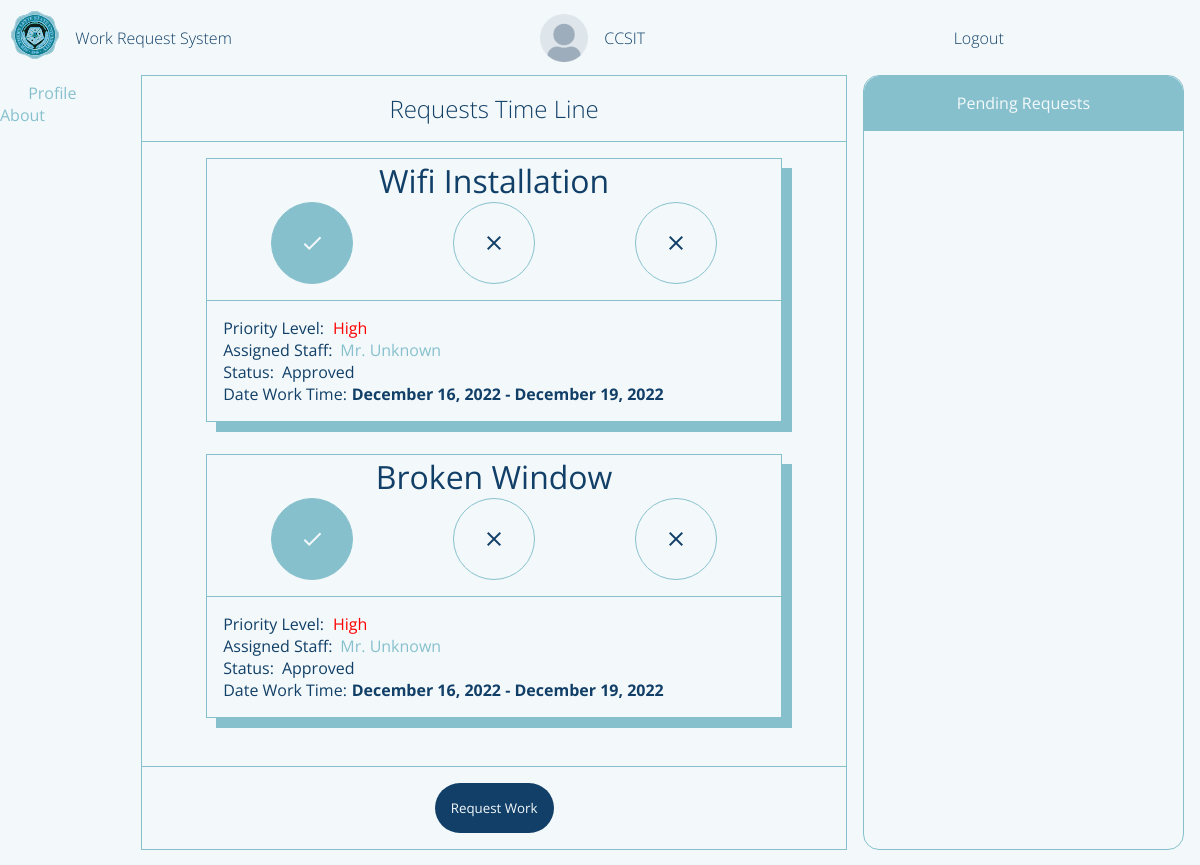
The app's page /requestorPage (signed in), older data.
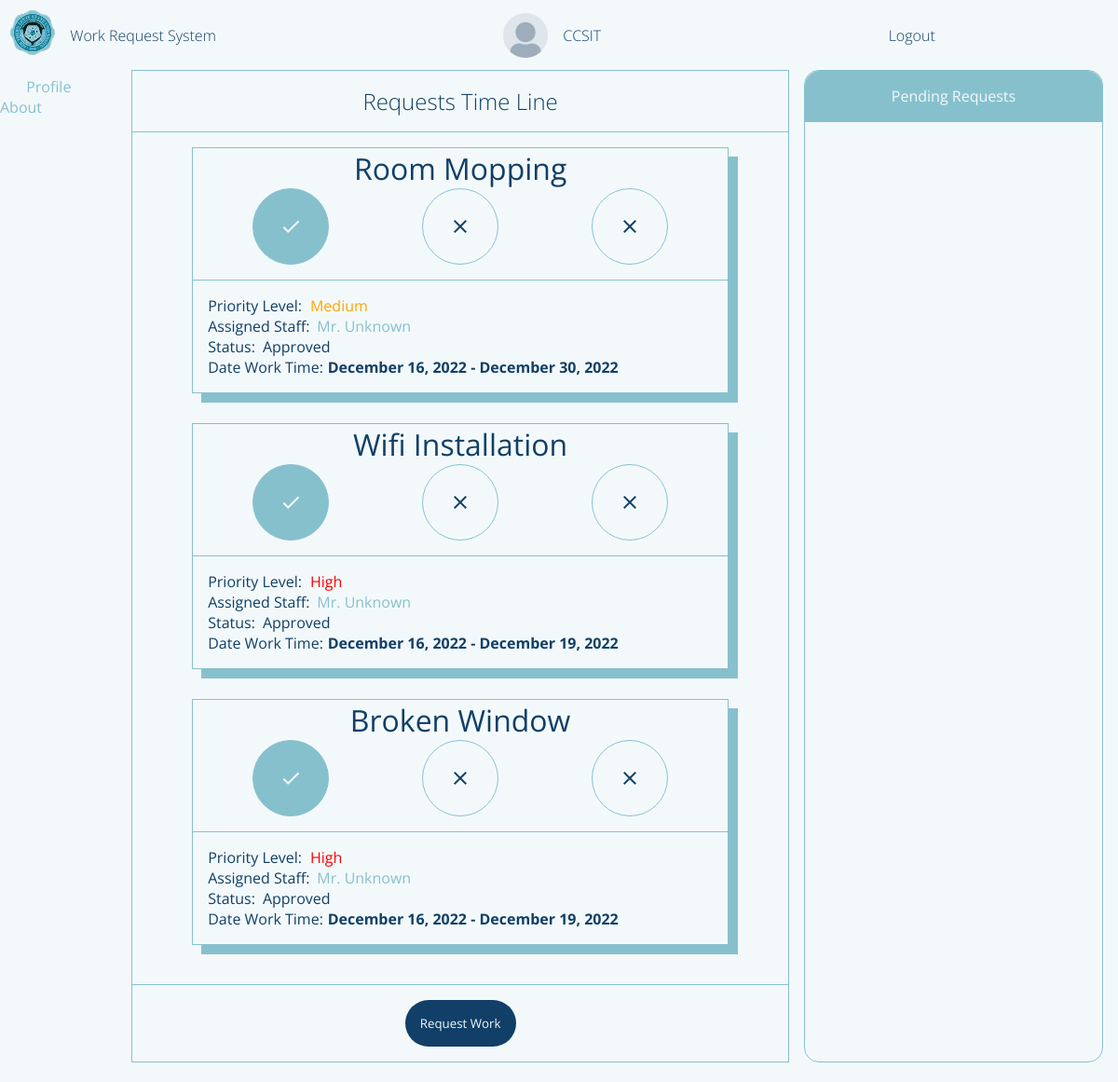
The same page, newer data.
### flaskApp/models.py (models this page shows, shortened)
class User(db.Model, UserMixin):
	__tablename__ = 'user'
	id = db.Column(db.Integer, primary_key=True)
	userName = db.Column(db.String(20), unique=True, nullable=False)
	userType = db.Column(db.String(20), default='Admin')
	passWord = db.Column(db.String(60), nullable=False)
	profilePicture = db.Column(db.String(60), default='dafault.png')
	requestForm = db.relationship('UserRequestForm', backref='user')
	userStaffExtension = db.relationship('StaffExtension', backref='staffExtension', uselist=False)

class UserRequestForm(db.Model):
	__tablename__ = 'userRequestForm'
	id = db.Column(db.Integer, primary_key=True)
	requestorName = db.Column(db.String(500), nullable=False)
	requestTitle = db.Column(db.String(500), nullable=False)
	requestedWork = db.Column(db.String(500), nullable=False)
	roomNumber = db.Column(db.String(20), nullable=False)
	avilabilityOfMaterials = db.Column(db.String(10), nullable=False)
	priorityLevel = db.Column(db.Integer, default=0) # change this to integer in the future 0 - pending 1 - high 2 - medium 3 - low
	status = db.Column(db.String(20), default='Pending')
	dateApproved = db.Column(DateTime, default=datetime.now(), nullable=False)
	dateLimit = db.Column(DateTime, default=datetime.now(), nullable=False)
	requestFormId = db.Column(db.Integer, db.ForeignKey('user.id'))
	assignedStaff = db.Column(db.Integer, db.ForeignKey('userstaff.id'))

### flaskApp/routes.py (the view, shortened to what this page needs)
@app.route('/requestorPage', methods=['GET', 'POST'])
def requestorPage():
	if current_user.is_authenticated == False:
		return redirect(url_for('loginPage'))
	form = WorkRequestForm()
	user = User.query.filter_by(userName=current_user.userName).first()
	countRequests = UserRequestForm.query.filter_by(requestorName=current_user.userName).count()
	userRequestForms = UserRequestForm.query.filter_by(requestFormId=user.id).order_by(desc(UserRequestForm.id))
	profileImage = url_for('static', filename='profilePic/'+current_user.profilePicture)
	return render_template('requestorDashboard.html', title='Requestor Page', user=current_user.userName, form=form, userForm=userRequestForms, count=countRequests, profileImage=profileImage)

### flaskApp/models.py (called while the page is built)
@loginManager.user_loader
def loadUser(userId):
	return User.query.get(int(userId))

### flaskApp/templates/requestorDashboard.html (shortened to what this page needs)
{% extends "layout.html" %}
{% block content %}
	<section class="content-main">
		<div class="content-main-head">
			Requests Time Line
		</div>
		<div class="content-main-body">
			{% for userForms in userForm %}
			{% if userForms.status != 'Pending' %}
				<div class="content-main-body-requests">
					<header>
						{{ userForms.requestTitle }}
					</header>
					<main>
						<body onload="progress()">
								{% if userForms.status == 'Approved' %}
								<ul class="progress">
									<li class="approved material-icons" value="0%">check</li>
									<li class="ongoing material-icons">close</li>
									<li class="finished material-icons">close</li>
								</ul>
								{% endif %}
						</body>
					</main>
					<footer>
						{% if userForms.priorityLevel == 1  %}
							<span>Priority Level: <i style="color:red;">High</i></span>
						{% elif userForms.priorityLevel == 2  %}
							<span>Priority Level: <i style="color:orange;">Medium</i></span>
						{% elif userForms.priorityLevel == 3  %}
							<span>Priority Level: <i style="color:green;">Low</i></span>
						{% endif %}
						<span class="assigned-staff">
							<p>Assigned Staff: </p>
							<a href="">Mr. Unknown</a>
						</span>
						<span class="status">
							<p>Status: </p>
							<p id="status">{{ userForms.status }}</p>
						</span>
						<span class="dateApp">
							<p>Date Work Time: </p>
							<p id="status" style="font-weight: bold;">{{ userForms.dateApproved.strftime("%B %d, %Y") }} - {{ userForms.dateLimit.strftime("%B %d, %Y") }}</p>
						</span>
					</footer>
				</div>
			{% endif %}
			{% endfor %}
		</div>
		<div class="content-main-foot">
			<button class="request-work-btn">Request Work</button>
		</div>
	</section>
	<section class="content-side-left">
		<span class="content-side-left-profile">
			<i class="material-icons content-side-left-icon">person</i>
			<a href="">Profile</a>
		</span>
		<span class="content-side-about">
			<i class="material-icons content-side-left-icon">help</i>
			<a href="">About</a>
		</span>
	</section>
	<section class="content-side-right">
		<header>Pending Requests</header>
		<main>
		</main>
	</section>
	<section class="content-foot">
	</section>
{% endblock content %}

### flaskApp/templates/layout.html (shortened to what this page needs)
<!DOCTYPE html>
<html>
<head>
    {% if title == 'Login Page'%}
    	<link rel="stylesheet" type="text/css" href="{{ url_for('static', filename='login.css') }}">
    {% elif title == 'Admin Page'%}
    	<link rel="stylesheet" type="text/css" href="{{ url_for('static', filename='adminDashboard.css') }}">
    {% elif title == 'Requestor Page'%}
        <link rel="stylesheet" type="text/css" href="{{ url_for('static', filename='requestorDashboard.css') }}">
    {% elif title == 'Staff Page'%}
        <link rel="stylesheet" type="text/css" href="{{ url_for('static', filename='staffDashboard.css') }}">
     {% elif title == 'Admin Approval Page'%}
        <link rel="stylesheet" type="text/css" href="{{ url_for('static', filename='adminApproval.css') }}">
    {% endif%}
</head>
<body>
	<div class="container">
        {% if title != 'Login Page'%}
        <header class="content-header">
            <div class="img-box">
                <img class="logo_slsu" src="{{ url_for('static', filename='img/logo_slsu.svg') }}">
            </div>
            {% if title == 'Admin Page'%}
                <section class="header-title">
                    <a href="{{ url_for('adminPage') }}">Work Request System</a>
                </section>
                <section class="header-user">
                    <img class='profile-picture'src="{{ profileImage }}">
                    <i>{{ user }}</i>
                </section>
            {% elif title == 'Requestor Page' %}
                <section class="header-title">
                    <a href="{{ url_for('requestorPage') }}">Work Request System</a>
                </section>
                <section class="header-user">
                <img class='profile-picture'src="{{ profileImage }}">
                    <i>{{ user }}</i>
                </section>
            {% endif %}
            <div class="header-profile">
                {% if current_user.is_authenticated == True %}
                <a href="{{ url_for('logout') }}">Logout</a>
                {% endif %}
            </div>
        </header>
        {% endif%}
		{% block content %}{% endblock content %}
	</div>
</body>
</html>

### flaskApp/static/requestorDashboard.css (style rules this page uses)
body { background: var(--white); }
.container { margin: 0; display: grid; height: 100vh; grid-template-columns: 0.2fr 1fr 0.5fr; grid-template-rows: 0fr 1fr 0.02fr; grid-template-areas: 'h h h' 'l m r' 'f f f'; }
.content-header { grid-area: h; display: flex; flex-direction: row; align-items: center; padding: var(--fn-small); }
.img-box { flex-grow: 0; }
.header-title { flex-grow: 0; margin-left: 1rem; }
.header-title a { font-size: var(--fn-regular); font-weight: lighter; color: var(--blue); }
.header-user { flex-grow: 1; font-size: var(--fn-regular); font-weight: lighter; color: var(--blue); }
.header-profile { flex-grow: 0.3; }
.header-profile a { font-size: var(--fn-regular); font-weight: lighter; color: var(--blue); }
.content-main { grid-area: m; display: flex; flex-direction: column; border: 1px solid var(--blueGreen); }
.content-main-head { flex-grow: 0; font-size: var(--fn-medium); text-align: center; color: var(--blue); border-bottom: 1px solid var(--blueGreen); padding: 1rem 0rem 1rem 0rem; font-weight: lighter; }
.content-main-body { flex-grow: 1; display: flex; flex-direction: column; overflow: scroll; height: 1rem; padding: 1rem; }
.dateApp { display: flex; flex-direction: row; }
.dateApp p:nth-child(2) { margin-left: 0.3rem; }
.content-main-body-requests { margin-bottom: 1rem; display: flex; flex-direction: column; border: 1px solid var(--blueGreen); box-shadow: 10px 10px var(--blueGreen); margin: 0rem 3rem 2rem 3rem }
.content-main-body-requests header { text-align: center; font-size: var(--fn-large); color: var(--blue); }
.content-main-body-requests main { display: flex; flex-direction: row; position: relative; margin: 0rem 4rem 1rem 4rem; }
.content-main-body-requests main ul { display: flex; flex-direction: row; list-style: none; justify-content: space-between; margin: 0; padding: 0; width: 100%; }
.content-main-body-requests main ul li:first-child { background: var(--blueGreen); border: 1px solid var(--blueGreen); color: var(--white); }
.content-main-body-requests main ul li { width: 5rem; height: 5rem; background: var(--white); border: 1px solid var(--blueGreen); color: var(--blue); display: flex; justify-content: center; align-items: center; z-index: 100; border-radius: 50%; }
.content-main-body-requests footer { border-top: 1px solid var(--blueGreen); padding: 1rem 1rem 1rem 1rem; color: var(--blue); }
.content-main-body-requests footer span i { margin-left: 0.3rem; }
.assigned-staff, .status { display: flex; flex-direction: row; }
.assigned-staff a, .status p:nth-child(2) { margin-left: 0.5rem; }
.content-main-foot { flex-grow: 0; }
.content-side-left { grid-area: l; }
.content-side-right { grid-area: r; color: var(--blue); border: 1px solid var(--blueGreen); margin-left: 1rem; margin-right: 1rem; display: flex; flex-direction: column; border-radius: 1rem; }
.content-side-right header { border-bottom: 1px solid var(--blueGreen); text-align: center; padding: 1rem 0rem 1rem 0rem; flex-grow: 0; background: var(--blueGreen); color: var(--white); border-radius: 1rem 1rem 0rem 0rem; }
.content-side-right main { flex-grow: 1; display: flex; flex-direction: column; overflow: scroll; height: 1rem; }
.content-main-foot { padding: 1rem; border-top: 1px solid var(--blueGreen); text-align: center; }
.request-work-btn { border: none; padding: 1rem; background: var(--blue); color: var(--white); border-radius: 2rem; cursor: pointer; }
.content-foot { grid-area: f; }

Row changes from the older to the newer data that the page shows:
added UserRequestForm: requestTitle "Room Mopping", shows "check", shows "Priority Level:", priorityLevel "Medium", status "Approved", dateApproved "December 16, 2022", dateLimit "December 30, 2022"
